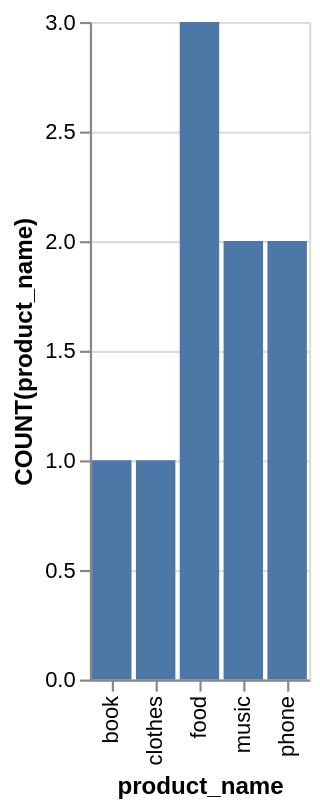

This figure's Vega-Lite source:
### Vega-Lite specification from a JSON file in a GitHub repository (floating-point values rounded to 4 significant figures)
{"data": {"values": [{"x_data": "book", "y_data": 1}, {"x_data": "clothes", "y_data": 1}, {"x_data": "food", "y_data": 3}, {"x_data": "music", "y_data": 2}, {"x_data": "phone", "y_data": 2}]}, "mark": "bar", "encoding": {"x": {"field": "x_data", "type": "nominal", "title": "product_name", "sort": "ascending"}, "y": {"field": "y_data", "type": "quantitative", "title": "COUNT(product_name)"}}}
